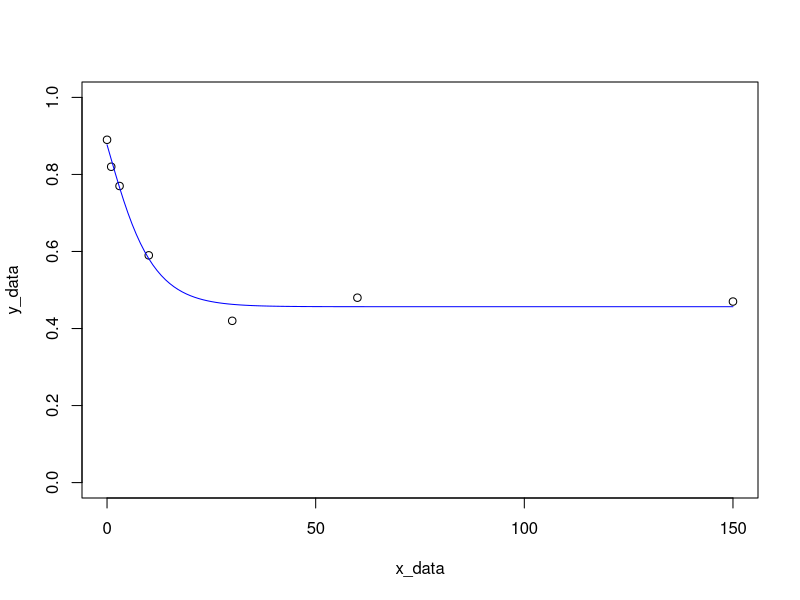
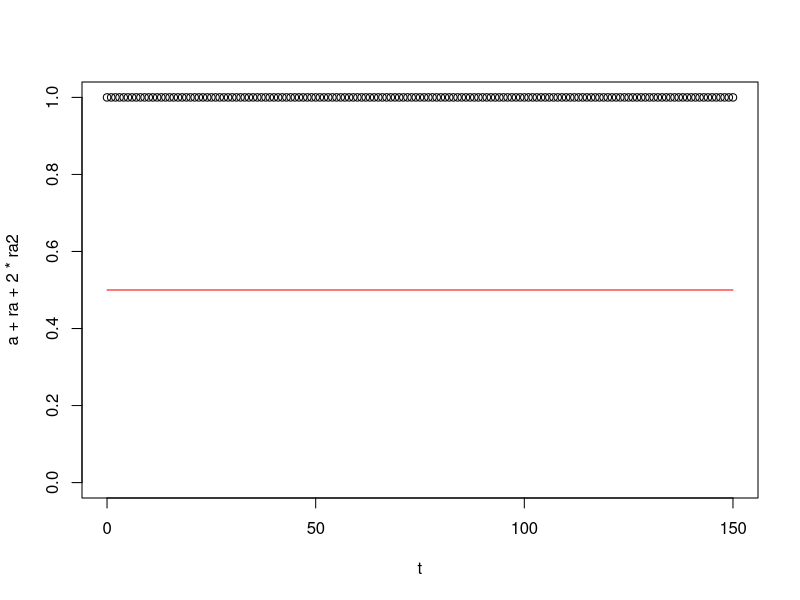

Source code (R) for these figures, in order:

library(deSolve)

graphics.off()


x_data <- c(   0,    1,    3,   10,   30,   60,  150)
y_data <- c(0.89, 0.82, 0.77, 0.59, 0.42, 0.48, 0.47)

MonomericModel <- function(t, state, parameters) {
  with(as.list(c(state, parameters)), {
    dr    <- -2*kon*r*a + koff*ra
    da    <- -2*kon*r*a + koff*ra - kon*ra*a + 2*koff*ra2
    dra   <-  2*kon*r*a - koff*ra - kon*ra*a + 2*koff*ra2
    dra2  <-                        kon*ra*a - 2*koff*ra2
    list(c(dr, da, dra, dra2))
  })
}


ModelSimulator <- function(times, kon, koff, theta) {
	parameters <- c(kon, koff)
	# Define the total Ago and ligands as 1 pM
	A <- 1
	R <- 0.5
	# Generate the initial conditions
	r_0   <- R*(1 - theta)^2
	ra_0  <- R*2*theta*(1 - theta)
	ra2_0 <- R*theta^2
	a_0 <- A - ra_0 - 2*ra2_0
	state <- c(r=r_0, a=a_0, ra=ra_0, ra2=ra2_0)
	names(state) <- c("r", "a", "ra", "ra2")

	times <- seq(0, max(times), by=1)
	print(times)

	out_model <- ode(y=state, times=times, func=MonomericModel,
	                 parms=parameters, maxsteps=10000)
	out_model
}

CostFunction <- function(pars, x_data, y_data) {
	print("Cost")
	out <- ModelSimulator(times=x_data, kon=10^pars[1], koff=10^pars[2],
	                        theta=1/(1 + exp(-pars[3])))
	out <- out[which(out[, 1] %in% x_data), ]
	t <- out[, 1]
	r <- out[, 2]
	a <- out[, 3]
	ra <- out[, 4]
	ra2 <- out[, 5]
	r_bound <- ra + ra2
	r_tot <- r + ra + ra2
	y_sim <- r_bound/r_tot
	# plot(x_data, y_data, type="p", ylim=c(0, 1))
	# lines(x_data, y_sim, col="blue")
	return(sum((y_sim - y_data)^2))
}

pars_init <- c(kon=log10(1*1e8/(1e12)*60), koff=log10(0.05), theta=0)

opt <- optim(pars_init, CostFunction, x_data=x_data, y_data=y_data)

pars      <- opt$par
kon_fit   <- 10^pars[1]
koff_fit  <- 10^pars[2]
theta_fit <- 1/(1 + exp(-pars[3]))
out <- ModelSimulator(times=x_data, kon=kon_fit, koff=koff_fit,
	                        theta=theta_fit)

t   <- out[, 1]
r   <- out[, 2]
a   <- out[, 3]
ra  <- out[, 4]
ra2 <- out[, 5]

frac_RNA <- (ra + ra2)/(r + ra + ra2)


dev.new(height=4, width=4)
plot(x_data, y_data, type="p", ylim=c(0, 1), xlim=c(0, max(t)))
lines(t, frac_RNA, col="blue")

dev.new(xpos=400, height=4, width=4)
plot(t, a + ra + 2*ra2, ylim=c(0, 1))
lines(t, r + ra + ra2, col="red")
